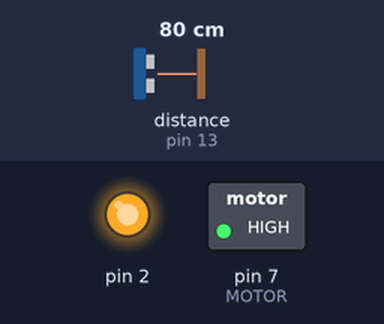
The sketch below on a simulated Arduino Uno, built with avr-gcc and run on an emulated ATmega328P. Parts: switched loads named in the sketch (green lamp = pin HIGH), output pins drawn as LEDs (lit = HIGH). The test bench sets the inputs (shaded band); at power-on: distance to the obstacle (sensor on pin 13) 80 cm. What the sketch prints to the serial monitor is not drawn.

Above: at 0.1 s.
Timing chart, 0 to 1.6 s (numbered marks = the images above):
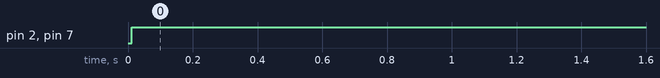

Measured:
- by itself, pin 2, pin 7 (MOTOR): LOW → HIGH at 0.01 s

The sketch:

arduino.ino
```cpp
#include <Ultrasonic.h>

int MOTOR = 7;

int Light_red = 2;


Ultrasonic us(12,13);

void setup() {
  // put your setup code here, to run once:
  Serial.begin(9600);
  pinMode(MOTOR,OUTPUT);
  pinMode(2,OUTPUT);
  analogReference(EXTERNAL);

}

void loop() {
  // put your main code here, to run repeatedly:
  Serial.println(us.distanceRead());
  int k = us.distanceRead();
  if (k >= 50){          //consider tank depth is 70meters, if water level is only 20meters then we will turn on the motor
    analogWrite(MOTOR,255);  //To turn on the motor. (I have used 12v pump motor. SO I needed an extra transistor.)
    digitalWrite(2,HIGH);
    delay(50000);
  }
  else if (k <= 5){
    analogWrite(MOTOR,0);
    digitalWrite(2,LOW);
  }
  delay(5000);

}
```
